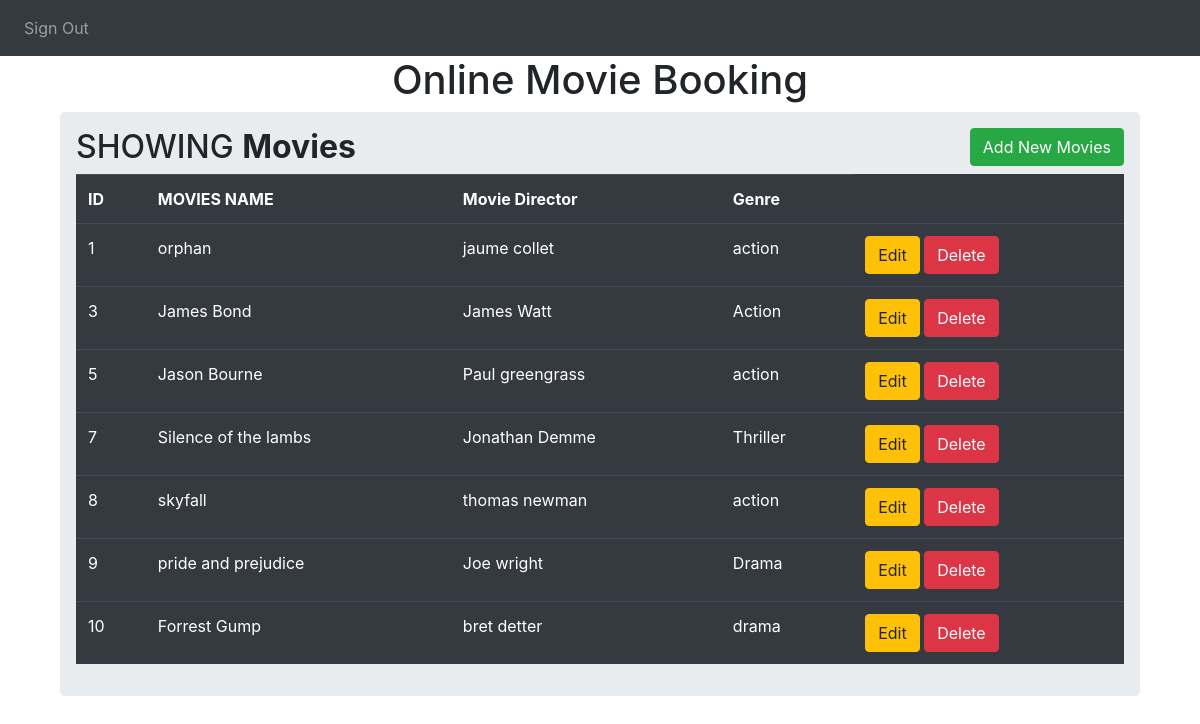
The page /admin on the database its author committed.
### website/models.py (models this page shows)
class AddMovie(db.Model):
    id = db.Column(db.Integer,primary_key=True)
    movies_name = db.Column(db.String(150))
    movies_director = db.Column(db.String(150))
    genre = db.Column(db.String(150))

### website/views.py (the view, shortened to what this page needs)
@views.route('/admin',methods = ['GET','POST'])
def admin():
    all_data = AddMovie.query.all()
    if request.method == 'GET':
        if is_admin:
            return render_template("admin.html",movies = all_data,is_admin=is_admin)
        else:
            return (redirect(url_for('views.sign')))

### website/templates/admin.html (shortened to what this page needs)
{% extends "root.html" %} {% block title %}ADMIN MANAGE{% endblock %}
{% block content %}
<h1 align="center">Online Movie Booking </h1>
<div class ="container">
    <div class="row">
      <div class ="col md-12">
        <div class="jumbotron p-3 ">
            <h2>
                SHOWING
                <b>Movies</b>
                <button type ="button"
                class = "btn btn-success float-right" data-toggle="modal" data-target="#anika">
                Add New Movies
            </button>
            </h2>
            <table class="table table-hover table-dark">
                <tr>
                    <th>ID</th>
                    <th>MOVIES NAME</th>
                    <th>Movie Director</th>
                    <th>Genre</th>
                </tr>
                {% for row in movies %}
                <tr>
                    <td>{{row.id}}</td>
                    <td>{{row.movies_name}}</td>
                    <td>{{row.movies_director}}</td>
                    <td>{{row.genre}}</td>
                    <td>
                        <a href="/update/{{row.id}}" class ="btn btn-warning btn-xs" data-toggle="modal" data-target="#modaledit{{row.id}}">Edit </a>
                        <a href="/delete/{{row.id}}" class ="btn btn-danger btn-xs" onclick="return confirm('Are you sure to delete?')">Delete</a>
                    </td>
                </tr>
{% endfor %}
</table>
        </div>
      </div>
    </div>
</div>
{% endblock %}

### website/templates/root.html (shortened to what this page needs)
<!DOCTYPE html>
<html>
  <head>
    <link
      rel="stylesheet"
      href="https://stackpath.bootstrapcdn.com/bootstrap/4.4.1/css/bootstrap.min.css"
    />
    <link
      rel="stylesheet"
      href="https://stackpath.bootstrapcdn.com/font-awesome/4.7.0/css/font-awesome.min.css"
    />
  </head>
  <body>
    <nav class="navbar navbar-expand-lg navbar-dark bg-dark">
      <div class="collapse navbar-collapse" id="navbar">
        <div class="navbar-nav">
          {% if is_admin %}
          <a class="nav-item nav-link" id="logout" href="/unsign">Sign Out</a>
          {% else %}
          <a class="nav-item nav-link" id="login" href="/sign">Sign In</a>
          {% endif %}
        </div>
      </div>
    </nav>
    <div class ="container">{% block content %} {% endblock %}</div>
  </body>
</html>

### rows shown on the page
AddMovie: id "1", movies_name "orphan", movies_director "jaume collet", genre "action"
AddMovie: id "3", movies_name "James Bond", movies_director "James Watt", genre "Action"
AddMovie: id "5", movies_name "Jason Bourne", movies_director "Paul greengrass", genre "action"
AddMovie: id "7", movies_name "Silence of the lambs", movies_director "Jonathan Demme", genre "Thriller"
AddMovie: id "8", movies_name "skyfall", movies_director "thomas newman", genre "action"
AddMovie: id "9", movies_name "pride and prejudice", movies_director "Joe wright", genre "Drama"
AddMovie: id "10", movies_name "Forrest Gump", movies_director "bret detter", genre "drama"
